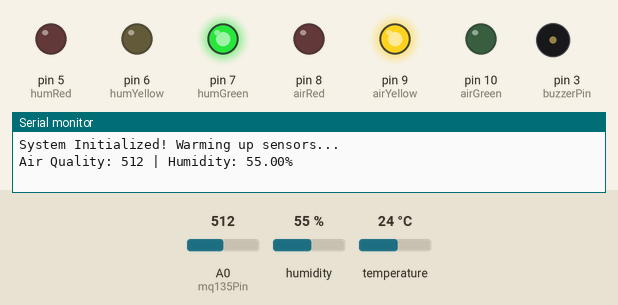
Simulated run of this sketch. Board: Arduino Uno, built with avr-gcc and run on an emulated ATmega328P. Shown: output pins drawn as LEDs (lit = HIGH), buzzer (waves = sounding, pin HIGH), the last lines printed to the serial monitor. The test bench sets the inputs (shaded band); at power-on: humidity 55 %, A0 (mq135Pin) = 512, temperature 24 °C.

Above: at 3.4 s.
3.5 s: humidity set to 41 %
6.2 s: humidity set to 38 %
At 7.6 s:
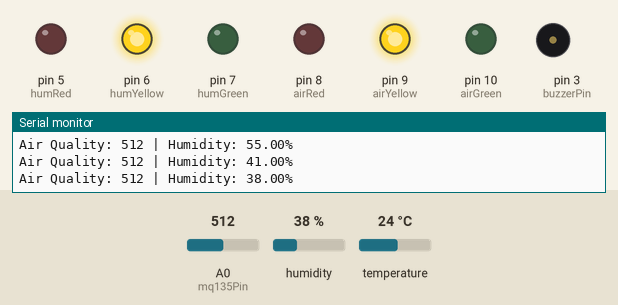
8.9 s: A0 (mq135Pin) set to 693
11.6 s: A0 (mq135Pin) set to 719
At 13.7 s:
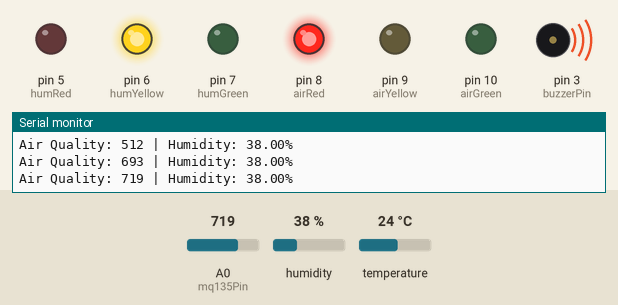
14.3 s: humidity set to 40 %
At 14.9 s:
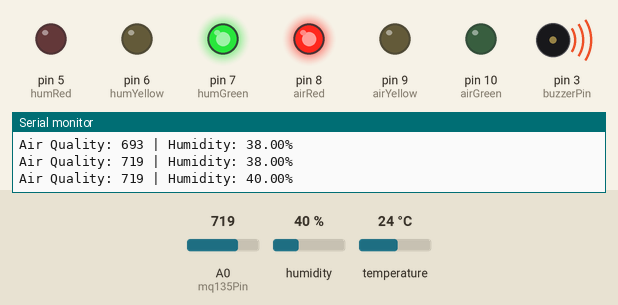
17.0 s: A0 (mq135Pin) set to 122
At 19.7 s:
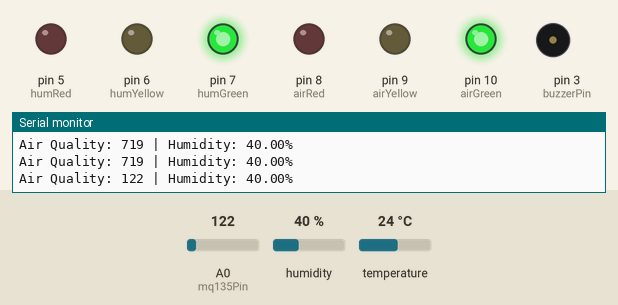
Timing chart, 0 to 20.9 s (numbered marks = the images above; inputs shaded):
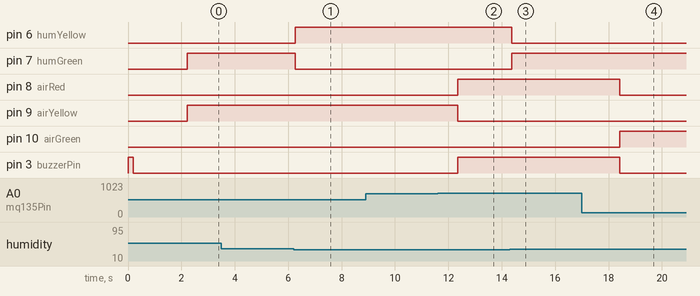

The sketch:

AirQualityMonitor.ino
```cpp
// 1. INCLUDE LIBRARIES
#include "DHT.h" // Brings in the DHT library we just downloaded

// 2. DEFINE PINS
// This tells the Arduino which wire is plugged into which pin.
#define DHTPIN 2       // DHT11 data pin is connected to D2
#define DHTTYPE DHT11  // Tells the library we are using a DHT11

// Initialize the DHT sensor
DHT dht(DHTPIN, DHTTYPE);

// Gas Sensor Pin
const int mq135Pin = A0; // MQ-135 analog pin connected to A0

// Air Quality LEDs (Group 1)
const int airGreen = 10;
const int airYellow = 9;
const int airRed = 8;

// Humidity LEDs (Group 2)
const int humGreen = 7;
const int humYellow = 6;
const int humRed = 5;

// Buzzer Pin
const int buzzerPin = 3;

// =======
//  SETUP
// =======
void setup() {
  // Start the "Serial Monitor" so we can read the sensor values on the laptop screen
  Serial.begin(9600);

  // Start the DHT sensor
  dht.begin();

  // Tell the Arduino that all our LED and Buzzer pins are OUTPUTS (sending electricity out)
  pinMode(airGreen, OUTPUT);
  pinMode(airYellow, OUTPUT);
  pinMode(airRed, OUTPUT);

  pinMode(humGreen, OUTPUT);
  pinMode(humYellow, OUTPUT);
  pinMode(humRed, OUTPUT);

  pinMode(buzzerPin, OUTPUT);

  // A quick startup beep so you know it turned on successfully!
  digitalWrite(buzzerPin, HIGH);
  delay(200); // wait 200 milliseconds
  digitalWrite(buzzerPin, LOW);

  Serial.println("System Initialized! Warming up sensors...");
  delay(2000); // Give the sensors 2 seconds to warm up before the loop starts
}

// ======
//  LOOP
// ======
void loop() {
  // 1. READ THE SENSORS
  int airQualityValue = analogRead(mq135Pin); // Reads a number from 0 to 1023
  float humidityValue = dht.readHumidity();   // Reads the humidity percentage

  // If the DHT11 fails to read properly, print an error and try again
  if (isnan(humidityValue)) {
    Serial.println("Error reading from DHT sensor!");
    return; // skips the rest of the loop and starts over
  }

  // Print the exact numbers to the computer screen so you can see what is happening
  Serial.print("Air Quality: ");
  Serial.print(airQualityValue);
  Serial.print(" | Humidity: ");
  Serial.print(humidityValue);
  Serial.println("%");

  // 2. AIR QUALITY LOGIC (Using the thresholds we defined)
  if (airQualityValue < 300) {
    // GOOD AIR: Turn Green ON, others OFF
    digitalWrite(airGreen, HIGH);
    digitalWrite(airYellow, LOW);
    digitalWrite(airRed, LOW);
  }
  else if (airQualityValue >= 300 && airQualityValue <= 700) {
    // WARNING AIR: Turn Yellow ON, others OFF
    digitalWrite(airGreen, LOW);
    digitalWrite(airYellow, HIGH);
    digitalWrite(airRed, LOW);
  }
  else {
    // DANGER AIR: Turn Red ON, others OFF
    digitalWrite(airGreen, LOW);
    digitalWrite(airYellow, LOW);
    digitalWrite(airRed, HIGH);
  }

  // 3. HUMIDITY LOGIC
  if (humidityValue >= 40 && humidityValue <= 60) {
    // OPTIMAL HUMIDITY: Turn Green ON
    digitalWrite(humGreen, HIGH);
    digitalWrite(humYellow, LOW);
    digitalWrite(humRed, LOW);
  }
  else if ((humidityValue > 60 && humidityValue <= 80) || (humidityValue >= 20 && humidityValue < 40)) {
    // HIGH/LOW HUMIDITY WARNING: Turn Yellow ON
    digitalWrite(humGreen, LOW);
    digitalWrite(humYellow, HIGH);
    digitalWrite(humRed, LOW);
  }
  else {
    // EXTREME HUMIDITY DANGER: Turn Red ON
    digitalWrite(humGreen, LOW);
    digitalWrite(humYellow, LOW);
    digitalWrite(humRed, HIGH);
  }

  // 4. BUZZER ALARM LOGIC
  // If EITHER the air is dangerous OR the humidity is extreme, sound the alarm!
  if (airQualityValue > 700 || humidityValue < 20 || humidityValue > 80) {
    digitalWrite(buzzerPin, HIGH); // Turn buzzer ON
  } else {
    digitalWrite(buzzerPin, LOW);  // Turn buzzer OFF
  }

  // 5. PAUSE
  // The DHT11 is a slow sensor. It requires at least 2 seconds between readings.
  delay(2000); // Wait 2000 milliseconds (2 seconds) before repeating the loop
}
```

Measured:
- the behaviour switches between 40 and 39 % on humidity (found by bisection; images 0 and 1)
- the behaviour switches between 700 and 701 on A0 (mq135Pin) (found by bisection; images 1 and 2)
- after the input at 6.2 s, pin 6 (humYellow): LOW → HIGH after 0.07 s; pin 7 (humGreen): HIGH → LOW after 0.07 s
- after the input at 11.6 s, pin 8 (airRed), pin 3 (buzzerPin): LOW → HIGH after 0.75 s; pin 9 (airYellow): HIGH → LOW after 0.75 s
- after the input at 14.3 s, pin 6 (humYellow): HIGH → LOW after 0.07 s; pin 7 (humGreen): LOW → HIGH after 0.07 s
- after the input at 17.0 s, pin 8 (airRed), pin 3 (buzzerPin): HIGH → LOW after 1.4 s; pin 10 (airGreen): LOW → HIGH after 1.4 s
